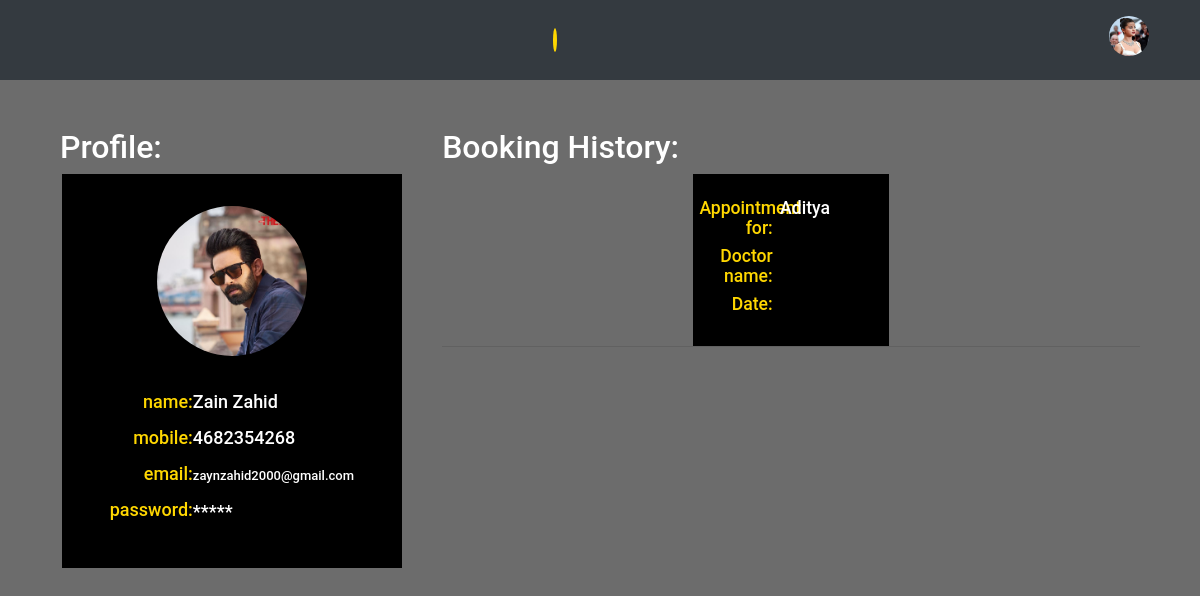
/account (signed in), run on an earlier commit of the app's database.
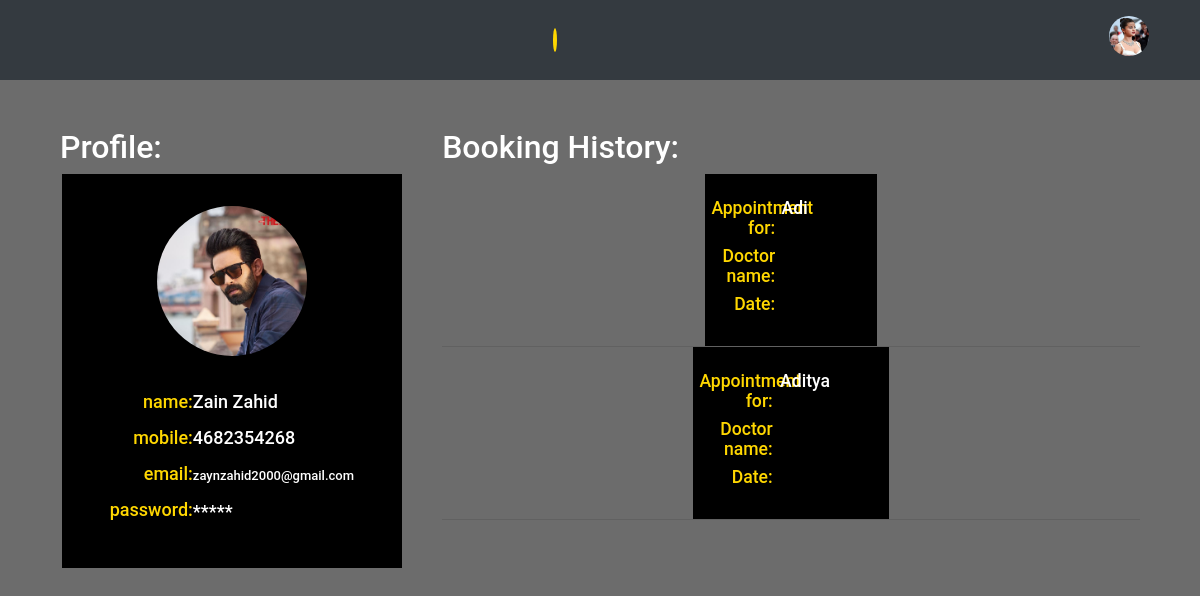
And on a later commit of the database.
### customer/models.py (models this page shows, shortened)
class Appointment(models.Model):
    Customer = models.ForeignKey(User, on_delete=models.CASCADE,verbose_name='customer')
    Service = models.ForeignKey(ServiceDetailsDayTime, on_delete=models.CASCADE, verbose_name='service', blank=True, null=True)
    PatientName  = models.CharField(max_length=200, verbose_name='patient_name')
    Age = models.IntegerField(null=False, blank=False, verbose_name='age')
    Sex = models.CharField(max_length=10, choices=Gender_Choices, verbose_name='gender')
    phone = models.CharField(max_length=10)
    Status = models.CharField(max_length=10, choices=Status_Choices, verbose_name='status', default='P')
    Rank  = models.IntegerField(default=0 , verbose_name='rank')
    day = models.CharField(max_length=50)
    time  = models.CharField(max_length=10, null=True, blank=True, default='Null')
    class Meta:
        ordering = ['day']

### customer/views.py (the view)
# urls.py: path('account', account, name='account'),
@login_required(login_url='login')
def account(request):
    profile = User.objects.get(id=request.user.id)
    appointments = Appointment.objects.filter(Customer=request.user)
    return render(request, 'customer/account.html', {'profile': profile, 'appointments': appointments})

### templates/customer/account.html (shortened to what this page needs)
{% extends "base.html" %} {% load static %} {% block content %}
<div class="mx-auto flexRow mt-5 middlecontent">
    <div class="flexCol profile-col">
        <div class="profile heading"><h2>Profile: </h2></div>
        <div class="mx-auto profile-content flexCol">
            <div class="mx-auto mt-3 mb-3 profile-image">
                <img class="dp-pic img-fluid" src={{profile.profile_pic.url}} alt="" />
            </div><br>
            <div class="flexRow mx-auto profile-info">
                <div style="color:gold;text-align:right;" class="me-3 mb-3">
                    <p>name: </p>
                    <p>mobile: </p>
                    <p>email: </p>
                    <p>password: </p>
                </div>
                <div style="color: white;">
                    <p>{{request.user.get_full_name}}</p>
                    <p>{{profile.mobile}}</p>
                    <p><span style="font-size: small;">{{profile.email}}</span></p>
                    <p>*****</p>
                </div>
            </div>
        </div>
    </div>
    <div class="flexCol booking-col mb-0">
        <div class="booking heading"><h2>Booking History: </h2></div>
        {% for appointment in appointments %}
            <div class="flexRow mx-auto mb-0 booking-content">
                <div class="flexRow booking-con">
                    <div class="pe-3 py-0 query">
                        <p style="margin-bottom: 0.5rem;">Appointment for:</p>
                        <p style="margin-bottom: 0.5rem;">Doctor name:</p>
                        <p style="margin-bottom: 0.5rem;">Date:</p>
                    </div>
                    <div  class="py-0 mx-auto info">
                        <p style="margin-bottom: 0.5rem;">{{ appointment.PatientName }}</p>
                    </div>
                </div>
                <div class="flexCol shop-image">
                    <div style="width: 50%;height:50%;" class="mx-auto">
                    </div>
                </div>
            </div><hr class="m-0 p-0" >
        {% endfor %}
    </div>
</div>
{% endblock content %}

What changed in the data, as far as the page shows it:
added Appointment: PatientName "Adi"
